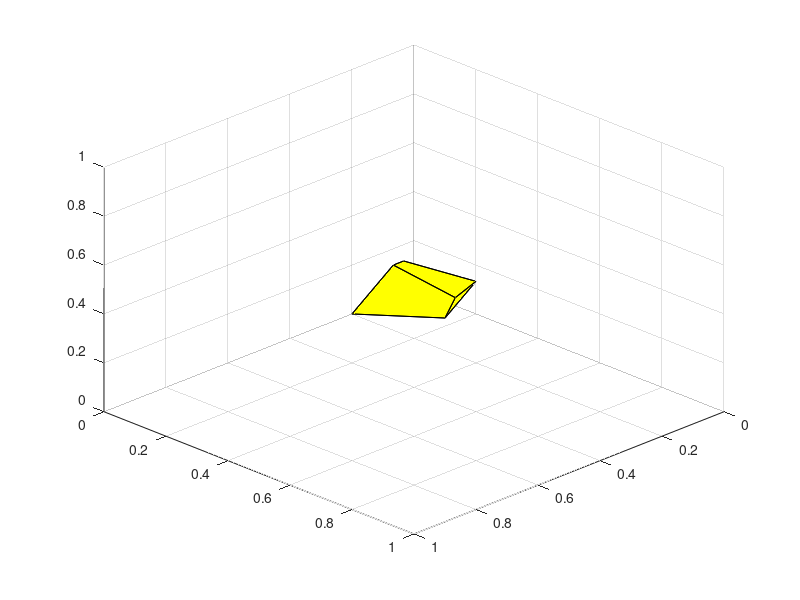

Reproduce this figure in MATLAB.
v=[0 0 0 ;0 40 0;20 50 0;60 0 0;10 0 40;0 60 40;30 70 40;20 0 40];
f= [1 2 3 4;2 6 7 3;4 3 7 8;1 5 8 4;1 2 6 5;5 6 7 8];
v(:,4)=1;
v1=v*[1/300 0 0 0;0 1/300 0 0;0 0 1/300 0;0 0 0 1];
v1=v1*[1 0 0 0;0 1 0 0;0 0 1 0;0.3 0.3 0.3 1];
disp(v1)
v1(:,4)=[];
patch('Faces',f,'Vertices',v1,'FaceColor','y');
grid on
xlim([0 1])
ylim([0 1])
zlim([0 1])
view([1.5,1.5,1.5])
